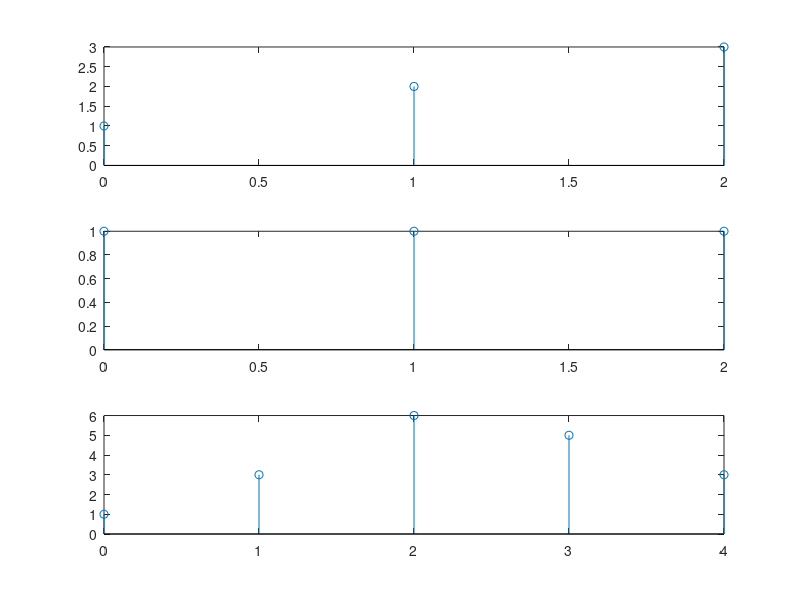

MATLAB code to generate this figure:
close all;
clc

x = [1 2 3]
h = [1 1 1]
y = conv(x,h)

n_x = 0:length(x)-1;
n_h = 0:length(h)-1;
n_y = 0:length(y)-1;

figure;
subplot(311)
stem(n_x,x)% input 1 2 3
subplot(312)
stem(n_h,h)% impulse response 1 1 1
subplot(313)
stem(n_y,y)% convoluted 
